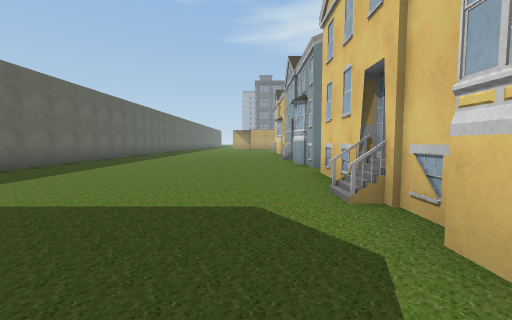
View 1 (above)

23 first-person views from a walk through a scene from a Unity 3-D project. The camera is 1.3 m above the floor, tilts 4° down and sees 90° across. The floor is counted in squares, 2 m on a side. Each view is taken from the middle of a square. On the plan, view 1 faces up. The plan holds only what a view shows up to about 9 squares ahead; the rest is blank. The place goes on beyond the plan. Some surface patterns are stand-ins.

View 2
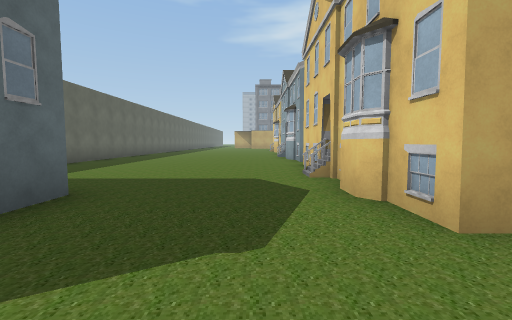

View 3
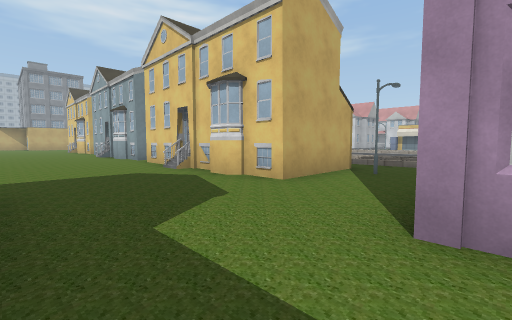

View 4
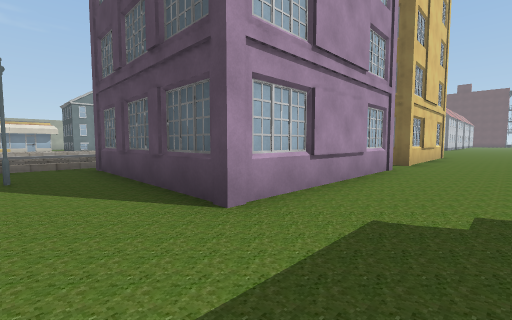

View 5
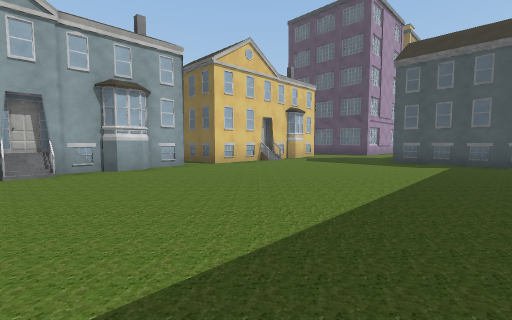

View 6
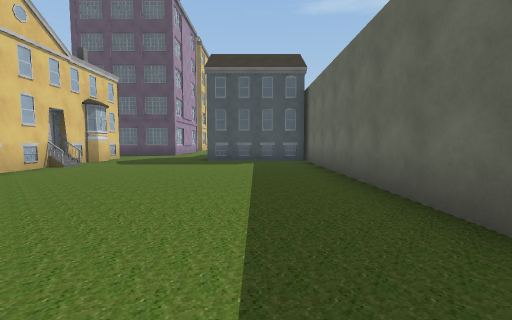

View 7
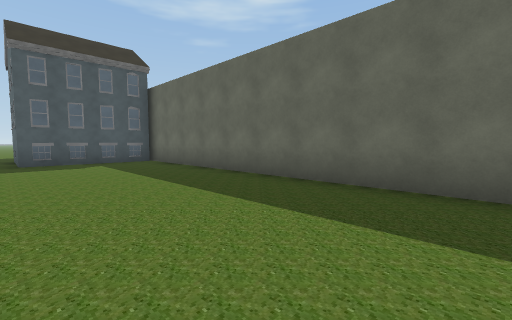

View 8
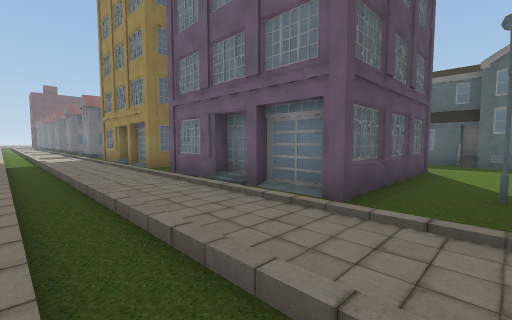

View 9
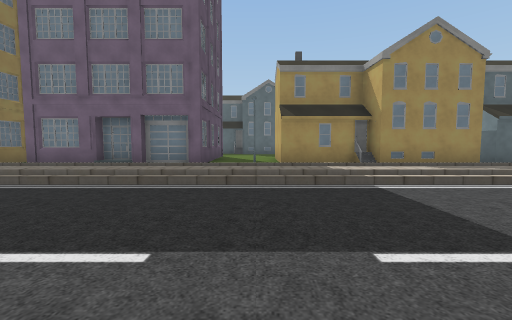

View 10
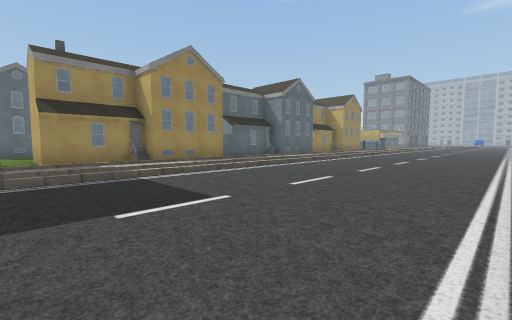

View 11
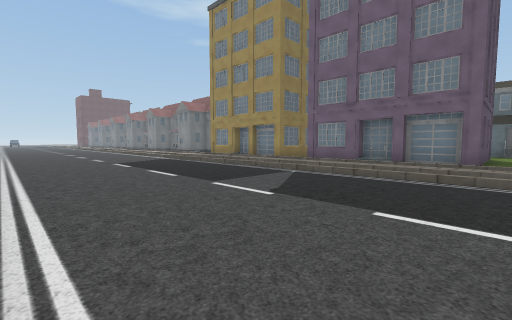

View 12
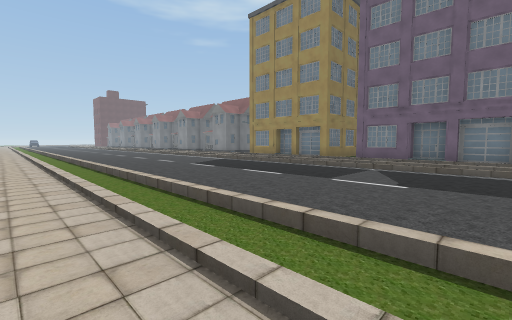

View 13
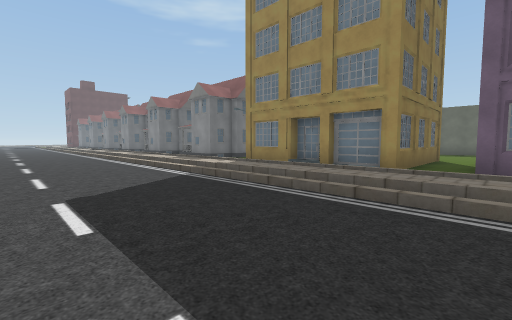

View 14
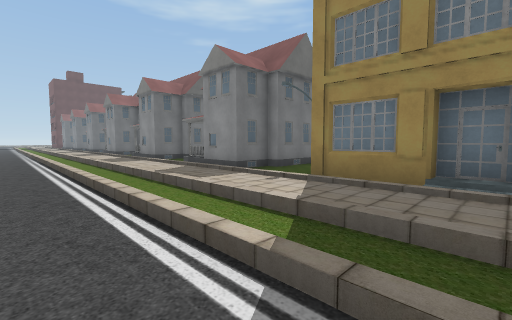

View 15
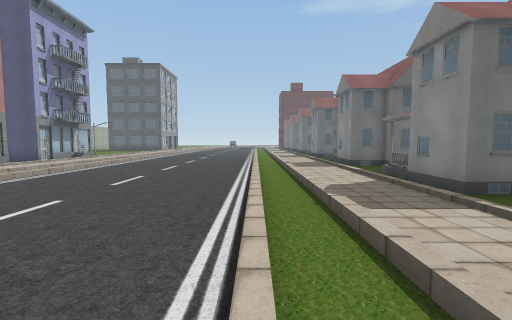

View 16
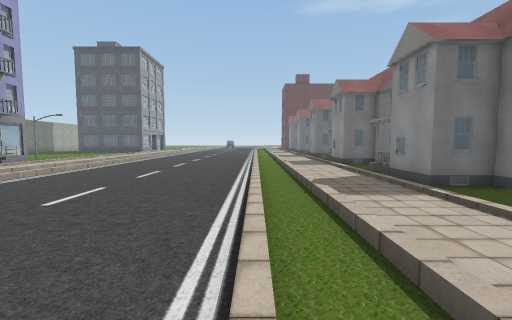

View 17
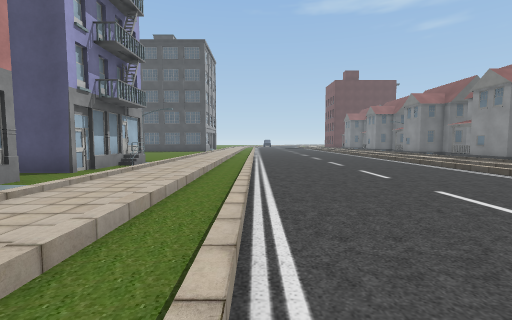

View 18
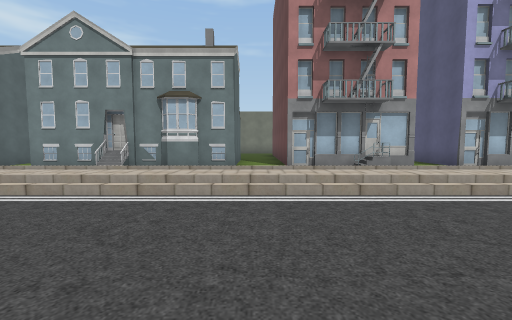

View 19
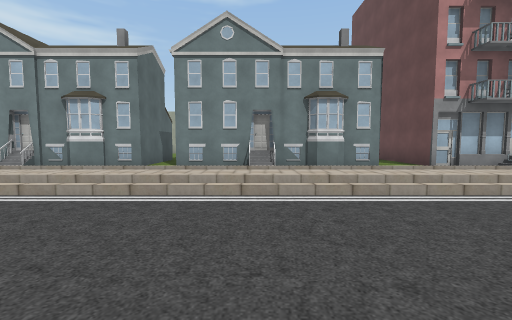

View 20
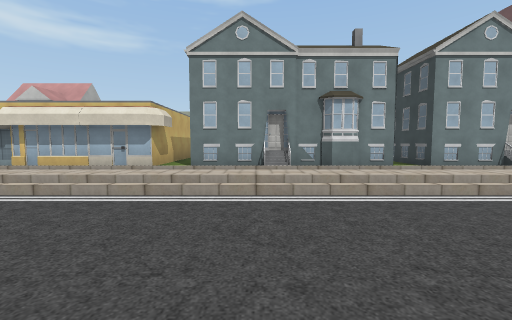

View 21
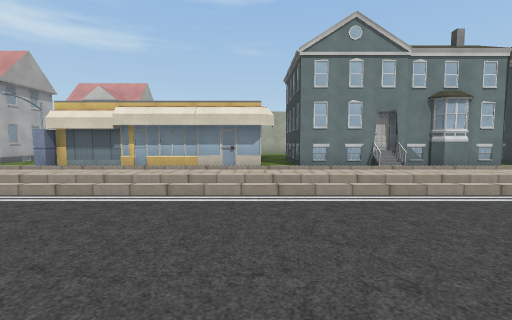

View 22
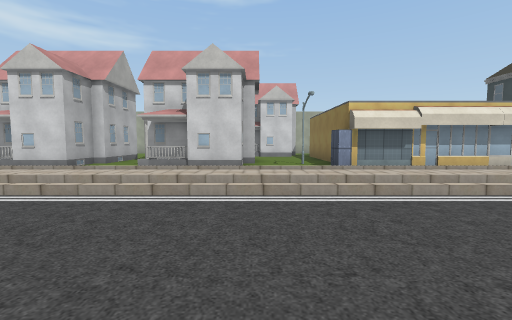

View 23
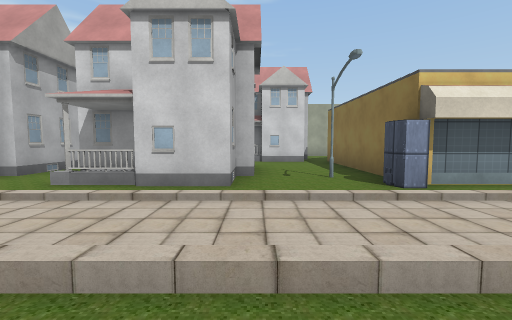

### Floor plan
Key: @ floor where view 1 was taken; # wall or solid block; . main floor; : floor 0.25 m higher than the main floor; / step, stairs or slope; B building; S streetlight; M machine; O other object.
Columns run from 6 left of view 1 to 22 right of it. Each row starts with its distance up from view 1.
 10 #......B#         ./ //###B
  9 #.......#        ..////...
  8 #.......#       ...////B#
  7 #.......###   /....////B#
  6 #........    //....////##   B
  5 #.......##  ///....////.## .B
  4 #.......#   ///....////.S...#
  3 #....../### ///....////M.....
  2 #.......# B ///....////######
  1 ####....### ///....////#
  0     ..@.###.///....////#
 -1     .....S..///....////#
 -2    #........///....////#
 -3    #..####B.///....////###
 -4     ..#  ##.///....////...
 -5     ..#   #////....////#
 -6     ..#   #.///....////B
 -7     ..#    .///....////#
 -8     ........///....////#
 -9     ..#####.///....////##
-10     ..B   #.///....////.##
-11     ..#   #////....////###
-12     ..#   #////....////#
-13            .///....////#
-14           ..///....////#
-15          O..///....////#
-16         ####://....////###
-17            #://....////...
-18            B///....////###
-19            .///....////#
-20           ..///....////B
-21           ##://....////#
-22            B://....////..
-23            .///....////###
-24            .///....////#
-25         BB..///....////B
-26            #://....////#

Where each view was taken, in squares from view 1:
view 1: 0 up, 0 right, facing up
view 2: 2 down, 0 right, facing up
view 3: 3 down, 2 left, facing up-right
view 4: 1 down, 2 left, facing down-right
view 5: 10 up, 5 left, facing down-right
view 6: 10 up, 4 left, facing down
view 7: 10 up, 2 left, facing down-left
view 8: 1 down, 8 right, facing down-left
view 9: 1 down, 12 right, facing left
view 10: 1 down, 13 right, facing up-left
view 11: 2 down, 13 right, facing down-left
view 12: 3 down, 15 right, facing down-left
view 13: 7 down, 11 right, facing down-left
view 14: 11 down, 9 right, facing down-left
view 15: 12 down, 8 right, facing down
view 16: 16 down, 8 right, facing down
view 17: 17 down, 13 right, facing down
view 18: 17 down, 10 right, facing right
view 19: 13 down, 10 right, facing right
view 20: 6 down, 10 right, facing right
view 21: 3 down, 10 right, facing right
view 22: 5 up, 10 right, facing right
view 23: 5 up, 13 right, facing right
